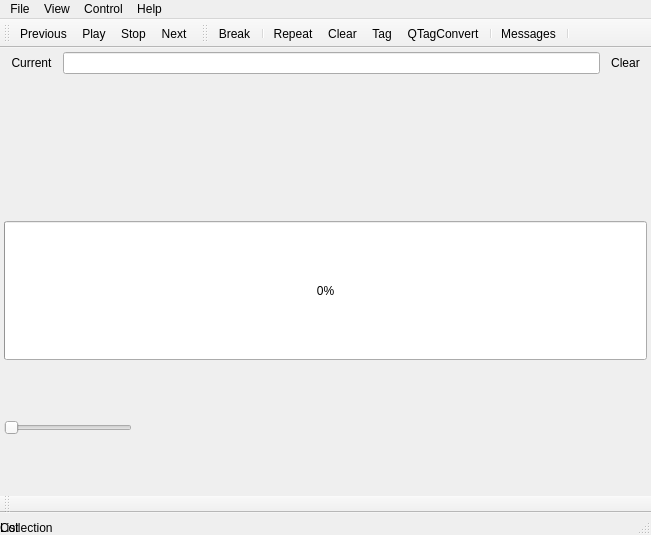
 <widget class="QMainWindow" name="CuberokClass">
  <property name="geometry">
   <rect>
    <x>0</x>
    <y>0</y>
    <width>651</width>
    <height>535</height>
   </rect>
  </property>
  <property name="windowTitle">
   <string>Cuberok</string>
  </property>
  <property name="windowIcon">
   <iconset resource="resource.qrc">
    <normaloff>:/icons/cuberok.png</normaloff>:/icons/cuberok.png</iconset>
  </property>
  <property name="dockNestingEnabled">
   <bool>true</bool>
  </property>
  <property name="dockOptions">
   <set>QMainWindow::AllowNestedDocks|QMainWindow::AllowTabbedDocks|QMainWindow::AnimatedDocks|QMainWindow::VerticalTabs</set>
  </property>
  <property name="unifiedTitleAndToolBarOnMac">
   <bool>true</bool>
  </property>
  <widget class="QWidget" name="centralwidget">
   <layout class="QVBoxLayout">
    <property name="spacing">
     <number>4</number>
    </property>
    <property name="margin">
     <number>4</number>
    </property>
    <item>
     <widget class="QFrame" name="frame">
      <property name="frameShape">
       <enum>QFrame::NoFrame</enum>
      </property>
      <property name="frameShadow">
       <enum>QFrame::Plain</enum>
      </property>
      <layout class="QHBoxLayout" name="horizontalLayout">
       <property name="spacing">
        <number>4</number>
       </property>
       <property name="margin">
        <number>0</number>
       </property>
       <item>
        <widget class="QToolButton" name="toolButton_findCurrent">
         <property name="toolTip">
          <string>Find current song</string>
         </property>
         <property name="statusTip">
          <string>Find now playing song</string>
         </property>
         <property name="text">
          <string>Current</string>
         </property>
         <property name="icon">
          <iconset resource="resource.qrc">
           <normaloff>:/icons/next.png</normaloff>:/icons/next.png</iconset>
         </property>
         <property name="autoRaise">
          <bool>true</bool>
         </property>
        </widget>
       </item>
       <item>
        <widget class="QLineEdit" name="filterLineEdit2">
         <property name="toolTip">
          <string>Enter search substring</string>
         </property>
         <property name="statusTip">
          <string>Enter search substring</string>
         </property>
        </widget>
       </item>
       <item>
        <widget class="QToolButton" name="filterClearButton">
         <property name="toolTip">
          <string>Reset filter</string>
         </property>
         <property name="statusTip">
          <string>Reset filter</string>
         </property>
         <property name="text">
          <string>Clear</string>
         </property>
         <property name="icon">
          <iconset resource="resource.qrc">
           <normaloff>:/icons/clear_filter.png</normaloff>:/icons/clear_filter.png</iconset>
         </property>
         <property name="autoRaise">
          <bool>true</bool>
         </property>
        </widget>
       </item>
      </layout>
     </widget>
    </item>
    <item>
     <widget class="PlaylistContainer" name="listView" native="true">
      <property name="sizePolicy">
       <sizepolicy hsizetype="Expanding" vsizetype="Expanding">
        <horstretch>0</horstretch>
        <verstretch>0</verstretch>
       </sizepolicy>
      </property>
      <property name="contextMenuPolicy">
       <enum>Qt::ActionsContextMenu</enum>
      </property>
      <property name="acceptDrops">
       <bool>true</bool>
      </property>
      <property name="dragEnabled" stdset="0">
       <bool>true</bool>
      </property>
      <property name="sortingEnabled" stdset="0">
       <bool>true</bool>
      </property>
      <property name="batchSize" stdset="0">
       <number>100</number>
      </property>
      <addaction name="actionNewPlaylist"/>
      <addaction name="actionLoadPlaylist"/>
      <addaction name="actionSavePlaylist"/>
      <addaction name="actionClosePlaylist"/>
     </widget>
    </item>
    <item>
     <widget class="ProgressBar" name="progressBar">
      <property name="sizePolicy">
       <sizepolicy hsizetype="Expanding" vsizetype="Expanding">
        <horstretch>0</horstretch>
        <verstretch>0</verstretch>
       </sizepolicy>
      </property>
      <property name="minimumSize">
       <size>
        <width>16</width>
        <height>16</height>
       </size>
      </property>
      <property name="maximum">
       <number>1000</number>
      </property>
      <property name="value">
       <number>0</number>
      </property>
      <property name="alignment">
       <set>Qt::AlignCenter</set>
      </property>
     </widget>
    </item>
    <item>
     <widget class="QSlider" name="volumeSlider">
      <property name="sizePolicy">
       <sizepolicy hsizetype="Preferred" vsizetype="Expanding">
        <horstretch>0</horstretch>
        <verstretch>0</verstretch>
       </sizepolicy>
      </property>
      <property name="minimumSize">
       <size>
        <width>16</width>
        <height>16</height>
       </size>
      </property>
      <property name="maximumSize">
       <size>
        <width>128</width>
        <height>128</height>
       </size>
      </property>
      <property name="maximum">
       <number>100</number>
      </property>
      <property name="orientation">
       <enum>Qt::Horizontal</enum>
      </property>
     </widget>
    </item>
   </layout>
  </widget>
  <widget class="QMenuBar" name="menubar">
   <property name="geometry">
    <rect>
     <x>0</x>
     <y>0</y>
     <width>651</width>
     <height>20</height>
    </rect>
   </property>
   <property name="defaultUp">
    <bool>false</bool>
   </property>
   <widget class="QMenu" name="menuFile">
    <property name="tearOffEnabled">
     <bool>true</bool>
    </property>
    <property name="title">
     <string>File</string>
    </property>
    <property name="separatorsCollapsible">
     <bool>true</bool>
    </property>
    <addaction name="actionOpenUrl"/>
    <addaction name="actionNewPlaylist"/>
    <addaction name="actionLoadPlaylist"/>
    <addaction name="actionSavePlaylist"/>
    <addaction name="actionClosePlaylist"/>
    <addaction name="actionSettings"/>
    <addaction name="separator"/>
    <addaction name="actionExit"/>
   </widget>
   <widget class="QMenu" name="menuHelp">
    <property name="tearOffEnabled">
     <bool>true</bool>
    </property>
    <property name="title">
     <string>Help</string>
    </property>
    <property name="separatorsCollapsible">
     <bool>true</bool>
    </property>
    <addaction name="actionAbout"/>
    <addaction name="actionAboutQt"/>
    <addaction name="actionHelp"/>
    <addaction name="actionCuberok_online"/>
   </widget>
   <widget class="QMenu" name="menuControl">
    <property name="tearOffEnabled">
     <bool>true</bool>
    </property>
    <property name="title">
     <string>Control</string>
    </property>
    <property name="separatorsCollapsible">
     <bool>true</bool>
    </property>
    <addaction name="actionPrev"/>
    <addaction name="actionPlayPause"/>
    <addaction name="actionNext"/>
    <addaction name="separator"/>
    <addaction name="separator"/>
    <addaction name="actionClear_playlist"/>
   </widget>
   <widget class="QMenu" name="menuView">
    <property name="tearOffEnabled">
     <bool>true</bool>
    </property>
    <property name="title">
     <string>View</string>
    </property>
    <property name="separatorsCollapsible">
     <bool>true</bool>
    </property>
    <widget class="QMenu" name="menuColumns">
     <property name="tearOffEnabled">
      <bool>true</bool>
     </property>
     <property name="title">
      <string>Columns</string>
     </property>
     <property name="separatorsCollapsible">
      <bool>true</bool>
     </property>
     <addaction name="actionViewQueue"/>
     <addaction name="actionViewNumber"/>
     <addaction name="actionViewFile"/>
     <addaction name="actionViewTrack"/>
     <addaction name="actionViewTitle"/>
     <addaction name="actionViewArtist"/>
     <addaction name="actionViewAlbum"/>
     <addaction name="actionViewGenre"/>
     <addaction name="actionViewYear"/>
     <addaction name="actionViewComment"/>
     <addaction name="actionViewLength"/>
     <addaction name="actionViewRating"/>
    </widget>
    <addaction name="menuColumns"/>
    <addaction name="actionLookFeel"/>
    <addaction name="actionConsole"/>
    <addaction name="separator"/>
   </widget>
   <addaction name="menuFile"/>
   <addaction name="menuView"/>
   <addaction name="menuControl"/>
   <addaction name="menuHelp"/>
  </widget>
  <widget class="QStatusBar" name="statusbar">
   <widget class="QLabel" name="listStatus">
    <property name="geometry">
     <rect>
      <x>0</x>
      <y>0</y>
      <width>100</width>
      <height>30</height>
     </rect>
    </property>
    <property name="text">
     <string>List</string>
    </property>
   </widget>
   <widget class="QLabel" name="collectionStatus">
    <property name="geometry">
     <rect>
      <x>0</x>
      <y>0</y>
      <width>100</width>
      <height>30</height>
     </rect>
    </property>
    <property name="text">
     <string>Collection</string>
    </property>
   </widget>
  </widget>
  <widget class="QToolBar" name="toolBar">
   <property name="windowTitle">
    <string>Playing Controls</string>
   </property>
   <attribute name="toolBarArea">
    <enum>TopToolBarArea</enum>
   </attribute>
   <attribute name="toolBarBreak">
    <bool>false</bool>
   </attribute>
   <addaction name="actionPrev"/>
   <addaction name="actionPlayPause"/>
   <addaction name="actionStop"/>
   <addaction name="actionNext"/>
  </widget>
  <widget class="QToolBar" name="toolBar_2">
   <property name="windowTitle">
    <string>Playlist Controls</string>
   </property>
   <attribute name="toolBarArea">
    <enum>TopToolBarArea</enum>
   </attribute>
   <attribute name="toolBarBreak">
    <bool>false</bool>
   </attribute>
   <addaction name="actionBreak"/>
   <addaction name="separator"/>
   <addaction name="actionRepeat"/>
   <addaction name="actionClear_playlist"/>
   <addaction name="actionEditTag"/>
   <addaction name="actionQTagConvert"/>
   <addaction name="separator"/>
   <addaction name="actionConsole"/>
   <addaction name="separator"/>
  </widget>
  <widget class="QToolBar" name="toolBar_3">
   <property name="windowTitle">
    <string>Track Controls</string>
   </property>
   <attribute name="toolBarArea">
    <enum>BottomToolBarArea</enum>
   </attribute>
   <attribute name="toolBarBreak">
    <bool>false</bool>
   </attribute>
  </widget>
  <action name="actionAbout">
   <property name="icon">
    <iconset resource="resource.qrc">
     <normaloff>:/icons/cuberok.png</normaloff>:/icons/cuberok.png</iconset>
   </property>
   <property name="text">
    <string>About</string>
   </property>
   <property name="statusTip">
    <string>About dialog</string>
   </property>
   <property name="shortcut">
    <string>Alt+F1</string>
   </property>
   <property name="shortcutContext">
    <enum>Qt::ApplicationShortcut</enum>
   </property>
   <property name="menuRole">
    <enum>QAction::AboutRole</enum>
   </property>
  </action>
  <action name="actionBreak">
   <property name="checkable">
    <bool>false</bool>
   </property>
   <property name="icon">
    <iconset resource="resource.qrc">
     <normaloff>:/icons/star.png</normaloff>:/icons/star.png</iconset>
   </property>
   <property name="text">
    <string>Break</string>
   </property>
   <property name="statusTip">
    <string>Cancel task</string>
   </property>
  </action>
  <action name="actionPrev">
   <property name="icon">
    <iconset resource="resource.qrc">
     <normaloff>:/icons/butt_backward.png</normaloff>:/icons/butt_backward.png</iconset>
   </property>
   <property name="text">
    <string>Previous</string>
   </property>
   <property name="iconText">
    <string>Previous</string>
   </property>
   <property name="toolTip">
    <string>Previous track</string>
   </property>
   <property name="statusTip">
    <string>Previous track</string>
   </property>
   <property name="shortcut">
    <string>Alt+Z</string>
   </property>
   <property name="shortcutContext">
    <enum>Qt::ApplicationShortcut</enum>
   </property>
  </action>
  <action name="actionNext">
   <property name="icon">
    <iconset resource="resource.qrc">
     <normaloff>:/icons/butt_forward.png</normaloff>:/icons/butt_forward.png</iconset>
   </property>
   <property name="text">
    <string>Next</string>
   </property>
   <property name="iconText">
    <string>Next</string>
   </property>
   <property name="toolTip">
    <string>Next track</string>
   </property>
   <property name="statusTip">
    <string>Next track</string>
   </property>
   <property name="shortcut">
    <string>Alt+V</string>
   </property>
   <property name="shortcutContext">
    <enum>Qt::ApplicationShortcut</enum>
   </property>
  </action>
  <action name="actionPlayPause">
   <property name="icon">
    <iconset resource="resource.qrc">
     <normaloff>:/icons/butt_play.png</normaloff>:/icons/butt_play.png</iconset>
   </property>
   <property name="text">
    <string>Play</string>
   </property>
   <property name="iconText">
    <string>Play</string>
   </property>
   <property name="toolTip">
    <string>Play track</string>
   </property>
   <property name="statusTip">
    <string>Play track</string>
   </property>
   <property name="shortcut">
    <string>Alt+X</string>
   </property>
   <property name="shortcutContext">
    <enum>Qt::ApplicationShortcut</enum>
   </property>
  </action>
  <action name="actionExit">
   <property name="icon">
    <iconset resource="resource.qrc">
     <normaloff>:/icons/quit.png</normaloff>:/icons/quit.png</iconset>
   </property>
   <property name="text">
    <string>Exit</string>
   </property>
   <property name="statusTip">
    <string>Close the program</string>
   </property>
   <property name="shortcut">
    <string>Ctrl+Q</string>
   </property>
  </action>
  <action name="actionClear_playlist">
   <property name="icon">
    <iconset resource="resource.qrc">
     <normaloff>:/icons/clearlist.png</normaloff>:/icons/clearlist.png</iconset>
   </property>
   <property name="text">
    <string>Clear playlist</string>
   </property>
   <property name="iconText">
    <string>Clear</string>
   </property>
   <property name="statusTip">
    <string>Clear playlist</string>
   </property>
   <property name="shortcut">
    <string>Ctrl+L</string>
   </property>
  </action>
  <action name="actionViewFile">
   <property name="checkable">
    <bool>true</bool>
   </property>
   <property name="checked">
    <bool>false</bool>
   </property>
   <property name="text">
    <string>File</string>
   </property>
  </action>
  <action name="actionViewTrack">
   <property name="checkable">
    <bool>true</bool>
   </property>
   <property name="checked">
    <bool>false</bool>
   </property>
   <property name="text">
    <string>Track</string>
   </property>
  </action>
  <action name="actionViewTitle">
   <property name="checkable">
    <bool>true</bool>
   </property>
   <property name="checked">
    <bool>false</bool>
   </property>
   <property name="text">
    <string>Title</string>
   </property>
  </action>
  <action name="actionViewArtist">
   <property name="checkable">
    <bool>true</bool>
   </property>
   <property name="checked">
    <bool>false</bool>
   </property>
   <property name="text">
    <string>Artist</string>
   </property>
  </action>
  <action name="actionViewAlbum">
   <property name="checkable">
    <bool>true</bool>
   </property>
   <property name="checked">
    <bool>false</bool>
   </property>
   <property name="text">
    <string>Album</string>
   </property>
  </action>
  <action name="actionViewGenre">
   <property name="checkable">
    <bool>true</bool>
   </property>
   <property name="checked">
    <bool>false</bool>
   </property>
   <property name="text">
    <string>Genre</string>
   </property>
  </action>
  <action name="actionViewYear">
   <property name="checkable">
    <bool>true</bool>
   </property>
   <property name="checked">
    <bool>false</bool>
   </property>
   <property name="text">
    <string>Year</string>
   </property>
  </action>
  <action name="actionViewComment">
   <property name="checkable">
    <bool>true</bool>
   </property>
   <property name="checked">
    <bool>false</bool>
   </property>
   <property name="text">
    <string>Comment</string>
   </property>
  </action>
  <action name="actionViewLength">
   <property name="checkable">
    <bool>true</bool>
   </property>
   <property name="checked">
    <bool>false</bool>
   </property>
   <property name="text">
    <string>Length</string>
   </property>
  </action>
  <action name="actionEditTag">
   <property name="icon">
    <iconset resource="resource.qrc">
     <normaloff>:/icons/edittag.png</normaloff>:/icons/edittag.png</iconset>
   </property>
   <property name="text">
    <string>Edit Tag</string>
   </property>
   <property name="iconText">
    <string>Tag</string>
   </property>
   <property name="toolTip">
    <string>Edit Tag</string>
   </property>
   <property name="statusTip">
    <string>Edit tags</string>
   </property>
  </action>
  <action name="actionNewPlaylist">
   <property name="icon">
    <iconset resource="resource.qrc">
     <normaloff>:/icons/newtab.png</normaloff>:/icons/newtab.png</iconset>
   </property>
   <property name="text">
    <string>New playlist</string>
   </property>
   <property name="statusTip">
    <string>Create new playlist</string>
   </property>
   <property name="shortcut">
    <string>Ctrl+T</string>
   </property>
  </action>
  <action name="actionClosePlaylist">
   <property name="icon">
    <iconset resource="resource.qrc">
     <normaloff>:/icons/deltab.png</normaloff>:/icons/deltab.png</iconset>
   </property>
   <property name="text">
    <string>Close playlist</string>
   </property>
   <property name="statusTip">
    <string>Close current playlist</string>
   </property>
   <property name="shortcut">
    <string>Ctrl+W</string>
   </property>
  </action>
  <action name="actionLookFeel">
   <property name="icon">
    <iconset resource="resource.qrc">
     <normaloff>:/icons/looknfeel.png</normaloff>:/icons/looknfeel.png</iconset>
   </property>
   <property name="text">
    <string>Look and Feel</string>
   </property>
  </action>
  <action name="actionStop">
   <property name="icon">
    <iconset resource="resource.qrc">
     <normaloff>:/icons/butt_stop.png</normaloff>:/icons/butt_stop.png</iconset>
   </property>
   <property name="text">
    <string>Stop</string>
   </property>
   <property name="iconText">
    <string>Stop</string>
   </property>
   <property name="statusTip">
    <string>Stop</string>
   </property>
   <property name="shortcut">
    <string>Alt+C</string>
   </property>
   <property name="shortcutContext">
    <enum>Qt::ApplicationShortcut</enum>
   </property>
  </action>
  <action name="actionSavePlaylist">
   <property name="icon">
    <iconset resource="resource.qrc">
     <normaloff>:/icons/save.png</normaloff>:/icons/save.png</iconset>
   </property>
   <property name="text">
    <string>Save playlist</string>
   </property>
   <property name="toolTip">
    <string>Save playlist into file</string>
   </property>
   <property name="statusTip">
    <string>Save playlist into file</string>
   </property>
   <property name="shortcut">
    <string>Ctrl+S</string>
   </property>
  </action>
  <action name="actionLoadPlaylist">
   <property name="icon">
    <iconset resource="resource.qrc">
     <normaloff>:/icons/open.png</normaloff>:/icons/open.png</iconset>
   </property>
   <property name="text">
    <string>Open playlist</string>
   </property>
   <property name="toolTip">
    <string>Load playlist from a file</string>
   </property>
   <property name="statusTip">
    <string>Load playlist from a file</string>
   </property>
   <property name="shortcut">
    <string>Ctrl+O</string>
   </property>
  </action>
  <action name="actionAboutQt">
   <property name="icon">
    <iconset resource="resource.qrc">
     <normaloff>:/icons/qt.png</normaloff>:/icons/qt.png</iconset>
   </property>
   <property name="text">
    <string>About Qt</string>
   </property>
   <property name="statusTip">
    <string>About Qt</string>
   </property>
  </action>
  <action name="actionViewRating">
   <property name="checkable">
    <bool>true</bool>
   </property>
   <property name="checked">
    <bool>false</bool>
   </property>
   <property name="text">
    <string>Rating</string>
   </property>
  </action>
  <action name="actionSettings">
   <property name="icon">
    <iconset resource="resource.qrc">
     <normaloff>:/icons/settings.png</normaloff>:/icons/settings.png</iconset>
   </property>
   <property name="text">
    <string>Preferences</string>
   </property>
   <property name="statusTip">
    <string>Preferences</string>
   </property>
   <property name="shortcut">
    <string>Ctrl+P</string>
   </property>
  </action>
  <action name="actionOpenUrl">
   <property name="icon">
    <iconset resource="resource.qrc">
     <normaloff>:/icons/open.png</normaloff>:/icons/open.png</iconset>
   </property>
   <property name="text">
    <string>Open Url</string>
   </property>
   <property name="statusTip">
    <string>Open Url</string>
   </property>
   <property name="shortcut">
    <string>Ctrl+I</string>
   </property>
  </action>
  <action name="actionConsole">
   <property name="icon">
    <iconset resource="resource.qrc">
     <normaloff>:/icons/console.png</normaloff>:/icons/console.png</iconset>
   </property>
   <property name="text">
    <string>Messages</string>
   </property>
   <property name="statusTip">
    <string>Show system log</string>
   </property>
  </action>
  <action name="actionLibrarySQLPlaylist">
   <property name="checkable">
    <bool>true</bool>
   </property>
   <property name="icon">
    <iconset resource="resource.qrc">
     <normaloff>:/icons/sql.png</normaloff>:/icons/sql.png</iconset>
   </property>
   <property name="text">
    <string>View SQL Playlists</string>
   </property>
   <property name="statusTip">
    <string>Show SQL playlists</string>
   </property>
  </action>
  <action name="actionLibraryRegularPlaylist">
   <property name="checkable">
    <bool>true</bool>
   </property>
   <property name="icon">
    <iconset resource="resource.qrc">
     <normaloff>:/icons/def_list.png</normaloff>:/icons/def_list.png</iconset>
   </property>
   <property name="text">
    <string>View Regular Playlists</string>
   </property>
   <property name="statusTip">
    <string>Show regular playlists</string>
   </property>
  </action>
  <action name="actionSQLListEdit">
   <property name="icon">
    <iconset resource="resource.qrc">
     <normaloff>:/icons/edittag.png</normaloff>:/icons/edittag.png</iconset>
   </property>
   <property name="text">
    <string>Edit SQL Playist</string>
   </property>
   <property name="statusTip">
    <string>Edit SQL Playist</string>
   </property>
  </action>
  <action name="actionQTagConvert">
   <property name="icon">
    <iconset resource="resource.qrc">
     <normaloff>:/icons/qtagconvert.png</normaloff>:/icons/qtagconvert.png</iconset>
   </property>
   <property name="text">
    <string>QTagConvert</string>
   </property>
   <property name="toolTip">
    <string>Edit tags with QTagConvert</string>
   </property>
   <property name="statusTip">
    <string>Edit tags with QTagConvert</string>
   </property>
  </action>
  <action name="actionMute">
   <property name="checkable">
    <bool>true</bool>
   </property>
   <property name="icon">
    <iconset resource="resource.qrc">
     <normaloff>:/icons/volume.png</normaloff>:/icons/volume.png</iconset>
   </property>
   <property name="text">
    <string>Mute</string>
   </property>
   <property name="toolTip">
    <string>Mute</string>
   </property>
   <property name="statusTip">
    <string>Mute</string>
   </property>
   <property name="shortcut">
    <string>Ctrl+M</string>
   </property>
  </action>
  <action name="actionViewNumber">
   <property name="checkable">
    <bool>true</bool>
   </property>
   <property name="text">
    <string>Number</string>
   </property>
   <property name="toolTip">
    <string>Number</string>
   </property>
  </action>
  <action name="actionViewQueue">
   <property name="checkable">
    <bool>true</bool>
   </property>
   <property name="text">
    <string>Queue</string>
   </property>
   <property name="toolTip">
    <string>Queue position</string>
   </property>
  </action>
  <action name="actionViewType">
   <property name="checkable">
    <bool>true</bool>
   </property>
   <property name="text">
    <string>Type</string>
   </property>
  </action>
  <action name="actionHelp">
   <property name="icon">
    <iconset resource="resource.qrc">
     <normaloff>:/icons/antistar.png</normaloff>:/icons/antistar.png</iconset>
   </property>
   <property name="text">
    <string>Help</string>
   </property>
   <property name="shortcut">
    <string>F1</string>
   </property>
   <property name="shortcutContext">
    <enum>Qt::ApplicationShortcut</enum>
   </property>
  </action>
  <action name="actionCuberok_online">
   <property name="icon">
    <iconset resource="resource.qrc">
     <normaloff>:/icons/internet.png</normaloff>:/icons/internet.png</iconset>
   </property>
   <property name="text">
    <string>Cuberok online</string>
   </property>
  </action>
  <action name="actionRepeat">
   <property name="checkable">
    <bool>true</bool>
   </property>
   <property name="icon">
    <iconset resource="resource.qrc">
     <normaloff>:/icons/repeat_mode.png</normaloff>:/icons/repeat_mode.png</iconset>
   </property>
   <property name="text">
    <string>Repeat</string>
   </property>
   <property name="toolTip">
    <string>Repeat mode</string>
   </property>
  </action>
  <action name="actionPlaySongMode">
   <property name="checkable">
    <bool>true</bool>
   </property>
   <property name="icon">
    <iconset resource="resource.qrc">
     <normaloff>:/icons/def_song.png</normaloff>:/icons/def_song.png</iconset>
   </property>
   <property name="text">
    <string>Song mode</string>
   </property>
   <property name="toolTip">
    <string>Play one song</string>
   </property>
  </action>
  <action name="actionPlayAlbumMode">
   <property name="checkable">
    <bool>true</bool>
   </property>
   <property name="icon">
    <iconset resource="resource.qrc">
     <normaloff>:/icons/def_album.png</normaloff>:/icons/def_album.png</iconset>
   </property>
   <property name="text">
    <string>Album mode</string>
   </property>
   <property name="toolTip">
    <string>Play albums</string>
   </property>
  </action>
  <action name="actionPlayListMode">
   <property name="checkable">
    <bool>true</bool>
   </property>
   <property name="icon">
    <iconset resource="resource.qrc">
     <normaloff>:/icons/def_list.png</normaloff>:/icons/def_list.png</iconset>
   </property>
   <property name="text">
    <string>Playlist mode</string>
   </property>
   <property name="toolTip">
    <string>Play whole playlist</string>
   </property>
  </action>
  <action name="actionOrderedMode">
   <property name="checkable">
    <bool>true</bool>
   </property>
   <property name="icon">
    <iconset resource="resource.qrc">
     <normaloff>:/icons/continue_mode.png</normaloff>:/icons/continue_mode.png</iconset>
   </property>
   <property name="text">
    <string>Ordered</string>
   </property>
   <property name="toolTip">
    <string>Ordered playing</string>
   </property>
  </action>
  <action name="actionShuffleMode">
   <property name="checkable">
    <bool>true</bool>
   </property>
   <property name="icon">
    <iconset resource="resource.qrc">
     <normaloff>:/icons/shuffle_mode.png</normaloff>:/icons/shuffle_mode.png</iconset>
   </property>
   <property name="text">
    <string>Shuffle</string>
   </property>
   <property name="toolTip">
    <string>Shuffle playing</string>
   </property>
  </action>
  <action name="actionRandomMode">
   <property name="checkable">
    <bool>true</bool>
   </property>
   <property name="icon">
    <iconset resource="resource.qrc">
     <normaloff>:/icons/random_mode.png</normaloff>:/icons/random_mode.png</iconset>
   </property>
   <property name="text">
    <string>Random</string>
   </property>
   <property name="toolTip">
    <string>Random playing</string>
   </property>
  </action>
 </widget>
